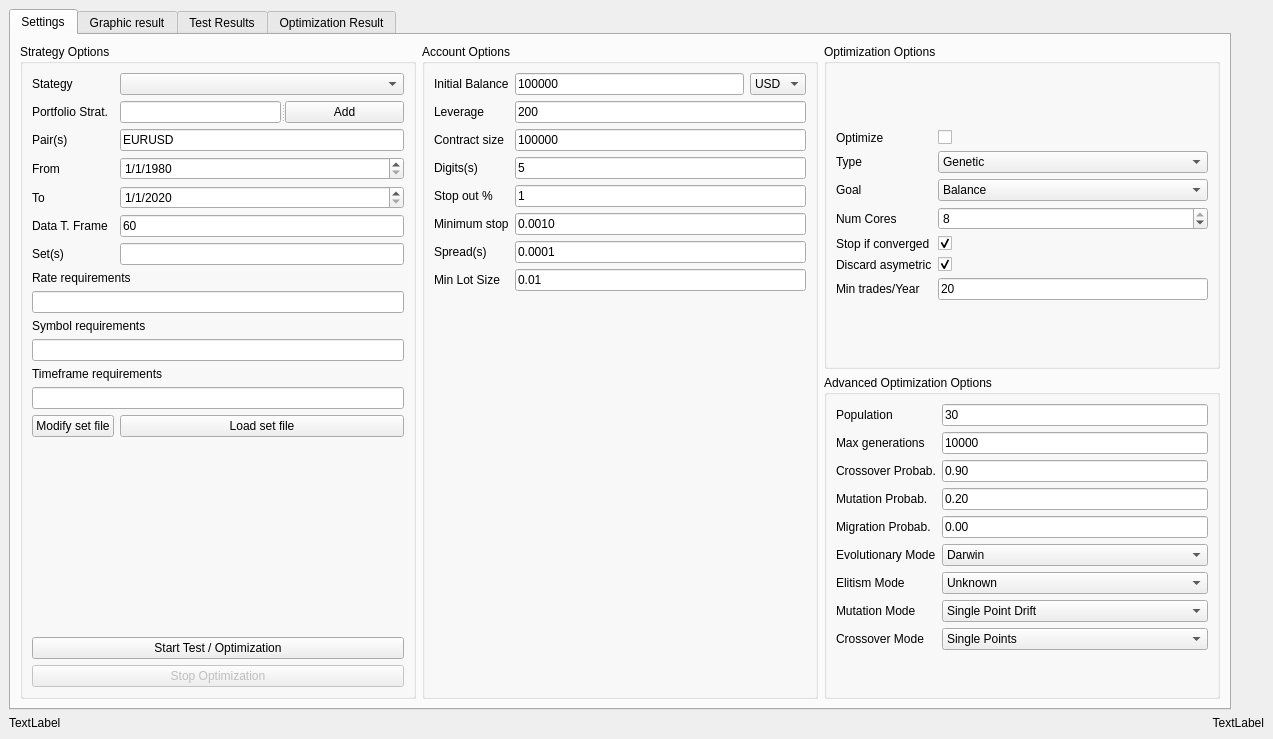
<?xml version="1.0" encoding="UTF-8"?>
<ui version="4.0">
 <class>MainWindow</class>
 <widget class="QMainWindow" name="MainWindow">
  <property name="geometry">
   <rect>
    <x>0</x>
    <y>0</y>
    <width>1273</width>
    <height>739</height>
   </rect>
  </property>
  <property name="minimumSize">
   <size>
    <width>800</width>
    <height>600</height>
   </size>
  </property>
  <property name="windowTitle">
   <string>Asirikuy Visual Tester</string>
  </property>
  <widget class="QWidget" name="centralWidget">
   <layout class="QGridLayout" name="gridLayout_9">
    <item row="0" column="0" colspan="2">
     <widget class="QTabWidget" name="tabWidget">
      <property name="sizePolicy">
       <sizepolicy hsizetype="Maximum" vsizetype="Expanding">
        <horstretch>0</horstretch>
        <verstretch>0</verstretch>
       </sizepolicy>
      </property>
      <property name="tabShape">
       <enum>QTabWidget::Rounded</enum>
      </property>
      <property name="currentIndex">
       <number>0</number>
      </property>
      <property name="tabsClosable">
       <bool>false</bool>
      </property>
      <widget class="QWidget" name="tab_4">
       <attribute name="title">
        <string>Settings</string>
       </attribute>
       <layout class="QGridLayout" name="gridLayout_2">
        <item row="1" column="2">
         <widget class="QGroupBox" name="groupBox_4">
          <property name="title">
           <string>Advanced Optimization Options</string>
          </property>
          <layout class="QGridLayout" name="gridLayout_6">
           <item row="0" column="0">
            <layout class="QFormLayout" name="formLayout_3">
             <item row="0" column="0">
              <widget class="QLabel" name="label_28">
               <property name="text">
                <string>Population</string>
               </property>
              </widget>
             </item>
             <item row="0" column="1">
              <widget class="QLineEdit" name="editPopulation">
               <property name="text">
                <string>30</string>
               </property>
              </widget>
             </item>
             <item row="1" column="0">
              <widget class="QLabel" name="label_29">
               <property name="text">
                <string>Max generations</string>
               </property>
              </widget>
             </item>
             <item row="1" column="1">
              <widget class="QLineEdit" name="editMaxGenerations">
               <property name="toolTip">
                <string>Max number of generations. 0 for unlimited</string>
               </property>
               <property name="text">
                <string>10000</string>
               </property>
              </widget>
             </item>
             <item row="2" column="0">
              <widget class="QLabel" name="label_30">
               <property name="text">
                <string>Crossover Probab.</string>
               </property>
              </widget>
             </item>
             <item row="2" column="1">
              <widget class="QLineEdit" name="editCrossoverProbability">
               <property name="text">
                <string>0.90</string>
               </property>
              </widget>
             </item>
             <item row="3" column="0">
              <widget class="QLabel" name="label_31">
               <property name="text">
                <string>Mutation Probab.</string>
               </property>
              </widget>
             </item>
             <item row="3" column="1">
              <widget class="QLineEdit" name="editMutationProbability">
               <property name="text">
                <string>0.20</string>
               </property>
              </widget>
             </item>
             <item row="4" column="0">
              <widget class="QLabel" name="label_32">
               <property name="text">
                <string>Migration Probab.</string>
               </property>
              </widget>
             </item>
             <item row="4" column="1">
              <widget class="QLineEdit" name="editMigrationProbability">
               <property name="text">
                <string>0.00</string>
               </property>
              </widget>
             </item>
             <item row="5" column="0">
              <widget class="QLabel" name="label_33">
               <property name="text">
                <string>Evolutionary Mode</string>
               </property>
              </widget>
             </item>
             <item row="6" column="0">
              <widget class="QLabel" name="label_34">
               <property name="text">
                <string>Elitism Mode</string>
               </property>
              </widget>
             </item>
             <item row="7" column="0">
              <widget class="QLabel" name="label_35">
               <property name="text">
                <string>Mutation Mode</string>
               </property>
              </widget>
             </item>
             <item row="8" column="0">
              <widget class="QLabel" name="label_36">
               <property name="text">
                <string>Crossover Mode</string>
               </property>
              </widget>
             </item>
             <item row="6" column="1">
              <widget class="QComboBox" name="comboElitismMode">
               <item>
                <property name="text">
                 <string>Unknown</string>
                </property>
               </item>
               <item>
                <property name="text">
                 <string>Parents Survive</string>
                </property>
               </item>
               <item>
                <property name="text">
                 <string>One Parent Survive</string>
                </property>
               </item>
               <item>
                <property name="text">
                 <string>Parents Die</string>
                </property>
               </item>
               <item>
                <property name="text">
                 <string>Rescore Parents</string>
                </property>
               </item>
              </widget>
             </item>
             <item row="7" column="1">
              <widget class="QComboBox" name="comboMutationMode">
               <item>
                <property name="text">
                 <string>Single Point Drift</string>
                </property>
               </item>
               <item>
                <property name="text">
                 <string>Single Point Randomize</string>
                </property>
               </item>
               <item>
                <property name="text">
                 <string>Multipoint</string>
                </property>
               </item>
               <item>
                <property name="text">
                 <string>All Point</string>
                </property>
               </item>
              </widget>
             </item>
             <item row="8" column="1">
              <widget class="QComboBox" name="comboCrossoverMode">
               <item>
                <property name="text">
                 <string>Single Points</string>
                </property>
               </item>
               <item>
                <property name="text">
                 <string>Double Points</string>
                </property>
               </item>
               <item>
                <property name="text">
                 <string>Mean</string>
                </property>
               </item>
               <item>
                <property name="text">
                 <string>Mixing</string>
                </property>
               </item>
               <item>
                <property name="text">
                 <string>Allele Mixing</string>
                </property>
               </item>
              </widget>
             </item>
             <item row="5" column="1">
              <widget class="QComboBox" name="comboEvolutionaryMode">
               <item>
                <property name="text">
                 <string>Darwin</string>
                </property>
               </item>
               <item>
                <property name="text">
                 <string>Lamarck Parents</string>
                </property>
               </item>
               <item>
                <property name="text">
                 <string>Lamarck Children</string>
                </property>
               </item>
               <item>
                <property name="text">
                 <string>Lamarck All</string>
                </property>
               </item>
               <item>
                <property name="text">
                 <string>Baldwin Parents</string>
                </property>
               </item>
               <item>
                <property name="text">
                 <string>Baldwin Children</string>
                </property>
               </item>
               <item>
                <property name="text">
                 <string>Baldwin All</string>
                </property>
               </item>
              </widget>
             </item>
            </layout>
           </item>
          </layout>
         </widget>
        </item>
        <item row="0" column="1" rowspan="2">
         <widget class="QGroupBox" name="groupBox_3">
          <property name="title">
           <string>Account Options</string>
          </property>
          <layout class="QHBoxLayout" name="horizontalLayout_5">
           <item>
            <layout class="QFormLayout" name="formLayout_5">
             <property name="fieldGrowthPolicy">
              <enum>QFormLayout::AllNonFixedFieldsGrow</enum>
             </property>
             <item row="1" column="0">
              <widget class="QLabel" name="label_17">
               <property name="text">
                <string>Initial Balance</string>
               </property>
              </widget>
             </item>
             <item row="1" column="1">
              <layout class="QHBoxLayout" name="horizontalLayout_4">
               <item>
                <widget class="QLineEdit" name="editBalance">
                 <property name="text">
                  <string>100000</string>
                 </property>
                </widget>
               </item>
               <item>
                <widget class="QComboBox" name="comboAccountCurrency">
                 <item>
                  <property name="text">
                   <string>USD</string>
                  </property>
                 </item>
                 <item>
                  <property name="text">
                   <string>EUR</string>
                  </property>
                 </item>
                 <item>
                  <property name="text">
                   <string>GBP</string>
                  </property>
                 </item>
                 <item>
                  <property name="text">
                   <string>CHF</string>
                  </property>
                 </item>
                 <item>
                  <property name="text">
                   <string>JPY</string>
                  </property>
                 </item>
                 <item>
                  <property name="text">
                   <string>AUD</string>
                  </property>
                 </item>
                 <item>
                  <property name="text">
                   <string>CAD</string>
                  </property>
                 </item>
                </widget>
               </item>
              </layout>
             </item>
             <item row="2" column="0">
              <widget class="QLabel" name="label_18">
               <property name="text">
                <string>Leverage</string>
               </property>
              </widget>
             </item>
             <item row="2" column="1">
              <widget class="QLineEdit" name="editLeverage">
               <property name="text">
                <string>200</string>
               </property>
              </widget>
             </item>
             <item row="3" column="0">
              <widget class="QLabel" name="label_19">
               <property name="text">
                <string>Contract size</string>
               </property>
              </widget>
             </item>
             <item row="3" column="1">
              <widget class="QLineEdit" name="editContractSize">
               <property name="text">
                <string>100000</string>
               </property>
              </widget>
             </item>
             <item row="4" column="0">
              <widget class="QLabel" name="label_20">
               <property name="text">
                <string>Digits(s)</string>
               </property>
              </widget>
             </item>
             <item row="5" column="0">
              <widget class="QLabel" name="label_21">
               <property name="text">
                <string>Stop out %</string>
               </property>
              </widget>
             </item>
             <item row="5" column="1">
              <widget class="QLineEdit" name="editStopOut">
               <property name="text">
                <string>1</string>
               </property>
              </widget>
             </item>
             <item row="6" column="0">
              <widget class="QLabel" name="label_22">
               <property name="text">
                <string>Minimum stop</string>
               </property>
              </widget>
             </item>
             <item row="7" column="0">
              <widget class="QLabel" name="label_23">
               <property name="text">
                <string>Spread(s)</string>
               </property>
              </widget>
             </item>
             <item row="7" column="1">
              <widget class="QLineEdit" name="editSpread">
               <property name="text">
                <string>0.0001</string>
               </property>
              </widget>
             </item>
             <item row="4" column="1">
              <widget class="QLineEdit" name="editDigits">
               <property name="text">
                <string>5</string>
               </property>
              </widget>
             </item>
             <item row="8" column="0">
              <widget class="QLabel" name="label_40">
               <property name="text">
                <string>Min Lot Size</string>
               </property>
              </widget>
             </item>
             <item row="8" column="1">
              <widget class="QLineEdit" name="editMinLotSize">
               <property name="text">
                <string>0.01</string>
               </property>
              </widget>
             </item>
             <item row="6" column="1">
              <widget class="QLineEdit" name="editMinimumStop">
               <property name="text">
                <string>0.0010</string>
               </property>
              </widget>
             </item>
            </layout>
           </item>
          </layout>
         </widget>
        </item>
        <item row="0" column="2">
         <widget class="QGroupBox" name="groupBox_2">
          <property name="title">
           <string>Optimization Options</string>
          </property>
          <layout class="QGridLayout" name="gridLayout_7">
           <item row="0" column="0">
            <layout class="QGridLayout" name="gridLayout_5">
             <item row="0" column="0">
              <widget class="QLabel" name="label_9">
               <property name="text">
                <string>Optimize</string>
               </property>
              </widget>
             </item>
             <item row="0" column="1">
              <widget class="QCheckBox" name="checkOptimize">
               <property name="text">
                <string/>
               </property>
               <property name="checked">
                <bool>false</bool>
               </property>
              </widget>
             </item>
             <item row="1" column="0">
              <widget class="QLabel" name="label_10">
               <property name="text">
                <string>Type</string>
               </property>
              </widget>
             </item>
             <item row="1" column="1">
              <widget class="QComboBox" name="comboOptimizationType">
               <property name="currentIndex">
                <number>1</number>
               </property>
               <item>
                <property name="text">
                 <string>Brute Force</string>
                </property>
               </item>
               <item>
                <property name="text">
                 <string>Genetic</string>
                </property>
               </item>
              </widget>
             </item>
             <item row="2" column="0">
              <widget class="QLabel" name="label_12">
               <property name="text">
                <string>Goal</string>
               </property>
              </widget>
             </item>
             <item row="2" column="1">
              <widget class="QComboBox" name="comboGoal">
               <item>
                <property name="text">
                 <string>Balance</string>
                </property>
               </item>
               <item>
                <property name="text">
                 <string>Max DD</string>
                </property>
               </item>
               <item>
                <property name="text">
                 <string>Max DD Length</string>
                </property>
               </item>
               <item>
                <property name="text">
                 <string>Profit Factor</string>
                </property>
               </item>
               <item>
                <property name="text">
                 <string>R2</string>
                </property>
               </item>
               <item>
                <property name="text">
                 <string>Ulcer Index</string>
                </property>
               </item>
              </widget>
             </item>
             <item row="3" column="0">
              <widget class="QLabel" name="label_11">
               <property name="text">
                <string>Num Cores</string>
               </property>
              </widget>
             </item>
             <item row="3" column="1">
              <widget class="QSpinBox" name="spinNumCores">
               <property name="minimum">
                <number>1</number>
               </property>
               <property name="maximum">
                <number>8</number>
               </property>
               <property name="value">
                <number>8</number>
               </property>
              </widget>
             </item>
             <item row="4" column="0">
              <widget class="QLabel" name="label_24">
               <property name="text">
                <string>Stop if converged</string>
               </property>
              </widget>
             </item>
             <item row="4" column="1">
              <widget class="QCheckBox" name="checkStopIfConverged">
               <property name="text">
                <string/>
               </property>
               <property name="checked">
                <bool>true</bool>
               </property>
              </widget>
             </item>
             <item row="5" column="0">
              <widget class="QLabel" name="label_25">
               <property name="text">
                <string>Discard asymetric</string>
               </property>
              </widget>
             </item>
             <item row="5" column="1">
              <widget class="QCheckBox" name="checkDiscardAsymetric">
               <property name="text">
                <string/>
               </property>
               <property name="checked">
                <bool>true</bool>
               </property>
              </widget>
             </item>
             <item row="6" column="0">
              <widget class="QLabel" name="label_26">
               <property name="text">
                <string>Min trades/Year</string>
               </property>
              </widget>
             </item>
             <item row="6" column="1">
              <widget class="QLineEdit" name="editMinTrades">
               <property name="text">
                <string>20</string>
               </property>
              </widget>
             </item>
            </layout>
           </item>
          </layout>
         </widget>
        </item>
        <item row="0" column="0" rowspan="2">
         <widget class="QGroupBox" name="groupBox">
          <property name="title">
           <string>Strategy Options</string>
          </property>
          <layout class="QGridLayout" name="gridLayout_3">
           <item row="0" column="0">
            <layout class="QFormLayout" name="formLayout">
             <property name="fieldGrowthPolicy">
              <enum>QFormLayout::AllNonFixedFieldsGrow</enum>
             </property>
             <item row="0" column="0">
              <widget class="QLabel" name="label">
               <property name="text">
                <string>Stategy</string>
               </property>
              </widget>
             </item>
             <item row="0" column="1">
              <widget class="QComboBox" name="comboStrategy">
               <property name="currentIndex">
                <number>-1</number>
               </property>
              </widget>
             </item>
             <item row="1" column="0">
              <widget class="QLabel" name="label_38">
               <property name="text">
                <string>Portfolio Strat.</string>
               </property>
              </widget>
             </item>
             <item row="1" column="1">
              <widget class="QSplitter" name="splitter">
               <property name="orientation">
                <enum>Qt::Horizontal</enum>
               </property>
               <widget class="QLineEdit" name="editPortfolioStrategies"/>
               <widget class="QPushButton" name="buttonAddStrategy">
                <property name="text">
                 <string>Add</string>
                </property>
               </widget>
              </widget>
             </item>
             <item row="2" column="0">
              <widget class="QLabel" name="label_2">
               <property name="text">
                <string>Pair(s)</string>
               </property>
              </widget>
             </item>
             <item row="2" column="1">
              <widget class="QLineEdit" name="editPair">
               <property name="text">
                <string>EURUSD</string>
               </property>
              </widget>
             </item>
             <item row="3" column="0">
              <widget class="QLabel" name="label_3">
               <property name="text">
                <string>From</string>
               </property>
              </widget>
             </item>
             <item row="3" column="1">
              <layout class="QHBoxLayout" name="horizontalLayout_2">
               <item>
                <widget class="QDateEdit" name="dateFrom">
                 <property name="dateTime">
                  <datetime>
                   <hour>0</hour>
                   <minute>0</minute>
                   <second>0</second>
                   <year>1980</year>
                   <month>1</month>
                   <day>1</day>
                  </datetime>
                 </property>
                 <property name="displayFormat">
                  <string>d/M/yyyy</string>
                 </property>
                 <property name="date">
                  <date>
                   <year>1980</year>
                   <month>1</month>
                   <day>1</day>
                  </date>
                 </property>
                </widget>
               </item>
              </layout>
             </item>
             <item row="4" column="0">
              <widget class="QLabel" name="label_4">
               <property name="text">
                <string>To</string>
               </property>
              </widget>
             </item>
             <item row="4" column="1">
              <layout class="QHBoxLayout" name="horizontalLayout_3">
               <item>
                <widget class="QDateEdit" name="dateTo">
                 <property name="dateTime">
                  <datetime>
                   <hour>0</hour>
                   <minute>0</minute>
                   <second>0</second>
                   <year>2020</year>
                   <month>1</month>
                   <day>1</day>
                  </datetime>
                 </property>
                 <property name="displayFormat">
                  <string>d/M/yyyy</string>
                 </property>
                 <property name="date">
                  <date>
                   <year>2020</year>
                   <month>1</month>
                   <day>1</day>
                  </date>
                 </property>
                </widget>
               </item>
              </layout>
             </item>
             <item row="5" column="0">
              <widget class="QLabel" name="label_39">
               <property name="text">
                <string>Data T. Frame</string>
               </property>
              </widget>
             </item>
             <item row="5" column="1">
              <widget class="QLineEdit" name="editDataTF">
               <property name="text">
                <string>60</string>
               </property>
              </widget>
             </item>
             <item row="6" column="0">
              <widget class="QLabel" name="label_37">
               <property name="text">
                <string>Set(s)</string>
               </property>
              </widget>
             </item>
             <item row="6" column="1">
              <widget class="QLineEdit" name="editSet"/>
             </item>
             <item row="8" column="0" colspan="2">
              <widget class="QLabel" name="label_41">
               <property name="text">
                <string>Rate requirements</string>
               </property>
              </widget>
             </item>
             <item row="9" column="0" colspan="2">
              <widget class="QLineEdit" name="editRateRequirements"/>
             </item>
             <item row="10" column="0" colspan="2">
              <widget class="QLabel" name="label_42">
               <property name="text">
                <string>Symbol requirements</string>
               </property>
              </widget>
             </item>
             <item row="11" column="0" colspan="2">
              <widget class="QLineEdit" name="editSymbolRequirements"/>
             </item>
             <item row="13" column="0" colspan="2">
              <widget class="QLineEdit" name="editTimeFrameRequirements"/>
             </item>
             <item row="12" column="0" colspan="2">
              <widget class="QLabel" name="label_43">
               <property name="text">
                <string>Timeframe requirements</string>
               </property>
              </widget>
             </item>
             <item row="14" column="0">
              <widget class="QPushButton" name="buttonModifySetFile">
               <property name="text">
                <string>Modify set file</string>
               </property>
              </widget>
             </item>
             <item row="14" column="1">
              <widget class="QPushButton" name="buttonLoadSetFile">
               <property name="text">
                <string>Load set file</string>
               </property>
              </widget>
             </item>
            </layout>
           </item>
           <item row="1" column="0">
            <widget class="QPushButton" name="buttonStartTest">
             <property name="text">
              <string>Start Test / Optimization</string>
             </property>
            </widget>
           </item>
           <item row="2" column="0">
            <widget class="QPushButton" name="buttonStopOptimization">
             <property name="enabled">
              <bool>false</bool>
             </property>
             <property name="text">
              <string>Stop Optimization</string>
             </property>
            </widget>
           </item>
          </layout>
         </widget>
        </item>
       </layout>
      </widget>
      <widget class="QWidget" name="tab">
       <attribute name="title">
        <string>Graphic result</string>
       </attribute>
       <layout class="QGridLayout" name="gridLayout_4">
        <item row="0" column="0">
         <widget class="QGraphicsView" name="graphicsView">
          <property name="sizePolicy">
           <sizepolicy hsizetype="Maximum" vsizetype="Expanding">
            <horstretch>0</horstretch>
            <verstretch>0</verstretch>
           </sizepolicy>
          </property>
          <property name="minimumSize">
           <size>
            <width>1200</width>
            <height>0</height>
           </size>
          </property>
          <property name="transformationAnchor">
           <enum>QGraphicsView::AnchorViewCenter</enum>
          </property>
          <property name="resizeAnchor">
           <enum>QGraphicsView::AnchorViewCenter</enum>
          </property>
         </widget>
        </item>
       </layout>
      </widget>
      <widget class="QWidget" name="tab_2">
       <attribute name="title">
        <string>Test Results</string>
       </attribute>
       <layout class="QGridLayout" name="gridLayout_8">
        <item row="0" column="0">
         <layout class="QFormLayout" name="formLayout_2">
          <item row="0" column="0">
           <widget class="QLabel" name="label_5">
            <property name="text">
             <string>Total Trades</string>
            </property>
           </widget>
          </item>
          <item row="0" column="1">
           <widget class="QLabel" name="labelTotalTrades">
            <property name="text">
             <string/>
            </property>
           </widget>
          </item>
          <item row="1" column="0">
           <widget class="QLabel" name="label_6">
            <property name="text">
             <string>Longs</string>
            </property>
           </widget>
          </item>
          <item row="1" column="1">
           <widget class="QLabel" name="labelLongs">
            <property name="text">
             <string/>
            </property>
           </widget>
          </item>
          <item row="2" column="0">
           <widget class="QLabel" name="label_7">
            <property name="text">
             <string>Shorts</string>
            </property>
           </widget>
          </item>
          <item row="2" column="1">
           <widget class="QLabel" name="labelShorts">
            <property name="text">
             <string/>
            </property>
           </widget>
          </item>
         </layout>
        </item>
        <item row="0" column="1">
         <layout class="QFormLayout" name="formLayout_4">
          <item row="0" column="0">
           <widget class="QLabel" name="label_8">
            <property name="text">
             <string>Final Balance</string>
            </property>
           </widget>
          </item>
          <item row="0" column="1">
           <widget class="QLabel" name="labelFinalBalance">
            <property name="text">
             <string/>
            </property>
           </widget>
          </item>
          <item row="1" column="0">
           <widget class="QLabel" name="label_13">
            <property name="text">
             <string>Max DD</string>
            </property>
           </widget>
          </item>
          <item row="1" column="1">
           <widget class="QLabel" name="labelMaxDD">
            <property name="text">
             <string/>
            </property>
           </widget>
          </item>
          <item row="2" column="0">
           <widget class="QLabel" name="label_14">
            <property name="text">
             <string>Max DD Length</string>
            </property>
           </widget>
          </item>
          <item row="2" column="1">
           <widget class="QLabel" name="labelMaxDDLength">
            <property name="text">
             <string/>
            </property>
           </widget>
          </item>
         </layout>
        </item>
        <item row="0" column="2">
         <layout class="QFormLayout" name="formLayout_6">
          <item row="0" column="0">
           <widget class="QLabel" name="label_15">
            <property name="text">
             <string>Profit Factor</string>
            </property>
           </widget>
          </item>
          <item row="0" column="1">
           <widget class="QLabel" name="labelPF">
            <property name="text">
             <string/>
            </property>
           </widget>
          </item>
          <item row="1" column="0">
           <widget class="QLabel" name="label_16">
            <property name="text">
             <string>R2</string>
            </property>
           </widget>
          </item>
          <item row="1" column="1">
           <widget class="QLabel" name="labelR2">
            <property name="text">
             <string/>
            </property>
           </widget>
          </item>
          <item row="2" column="0">
           <widget class="QLabel" name="label_27">
            <property name="text">
             <string>Ulcer Index</string>
            </property>
           </widget>
          </item>
          <item row="2" column="1">
           <widget class="QLabel" name="labelUlcerIndex">
            <property name="text">
             <string/>
            </property>
           </widget>
          </item>
         </layout>
        </item>
        <item row="1" column="0" colspan="3">
         <widget class="QTableWidget" name="tableTest">
          <property name="editTriggers">
           <set>QAbstractItemView::NoEditTriggers</set>
          </property>
          <property name="alternatingRowColors">
           <bool>true</bool>
          </property>
          <property name="selectionMode">
           <enum>QAbstractItemView::SingleSelection</enum>
          </property>
          <property name="selectionBehavior">
           <enum>QAbstractItemView::SelectRows</enum>
          </property>
          <property name="sortingEnabled">
           <bool>false</bool>
          </property>
          <property name="rowCount">
           <number>0</number>
          </property>
          <property name="columnCount">
           <number>14</number>
          </property>
          <attribute name="horizontalHeaderDefaultSectionSize">
           <number>70</number>
          </attribute>
          <attribute name="horizontalHeaderMinimumSectionSize">
           <number>30</number>
          </attribute>
          <attribute name="horizontalHeaderShowSortIndicator" stdset="0">
           <bool>false</bool>
          </attribute>
          <attribute name="horizontalHeaderStretchLastSection">
           <bool>true</bool>
          </attribute>
          <attribute name="verticalHeaderVisible">
           <bool>false</bool>
          </attribute>
          <attribute name="verticalHeaderDefaultSectionSize">
           <number>20</number>
          </attribute>
          <attribute name="verticalHeaderHighlightSections">
           <bool>false</bool>
          </attribute>
          <attribute name="verticalHeaderStretchLastSection">
           <bool>false</bool>
          </attribute>
          <column>
           <property name="text">
            <string>Order</string>
           </property>
          </column>
          <column>
           <property name="text">
            <string>Type</string>
           </property>
          </column>
          <column>
           <property name="text">
            <string>Open Time</string>
           </property>
          </column>
          <column>
           <property name="text">
            <string>Close Time</string>
           </property>
          </column>
          <column>
           <property name="text">
            <string>Open Price</string>
           </property>
          </column>
          <column>
           <property name="text">
            <string>Close Price</string>
           </property>
          </column>
          <column>
           <property name="text">
            <string>Lots</string>
           </property>
          </column>
          <column>
           <property name="text">
            <string>Profit</string>
           </property>
          </column>
          <column>
           <property name="text">
            <string>SL</string>
           </property>
          </column>
          <column>
           <property name="text">
            <string>TP</string>
           </property>
          </column>
          <column>
           <property name="text">
            <string>Balance</string>
           </property>
          </column>
          <column>
           <property name="text">
            <string>ID</string>
           </property>
          </column>
          <column>
           <property name="text">
            <string>Symbol</string>
           </property>
          </column>
          <column>
           <property name="text">
            <string>Swap</string>
           </property>
          </column>
         </widget>
        </item>
       </layout>
      </widget>
      <widget class="QWidget" name="tab_3">
       <attribute name="title">
        <string>Optimization Result</string>
       </attribute>
       <layout class="QGridLayout" name="gridLayout">
        <item row="0" column="0">
         <widget class="QTableWidget" name="tableOptimization">
          <property name="editTriggers">
           <set>QAbstractItemView::NoEditTriggers</set>
          </property>
          <property name="alternatingRowColors">
           <bool>true</bool>
          </property>
          <property name="selectionMode">
           <enum>QAbstractItemView::SingleSelection</enum>
          </property>
          <property name="selectionBehavior">
           <enum>QAbstractItemView::SelectRows</enum>
          </property>
          <property name="sortingEnabled">
           <bool>false</bool>
          </property>
          <property name="rowCount">
           <number>0</number>
          </property>
          <property name="columnCount">
           <number>11</number>
          </property>
          <attribute name="horizontalHeaderDefaultSectionSize">
           <number>70</number>
          </attribute>
          <attribute name="horizontalHeaderMinimumSectionSize">
           <number>30</number>
          </attribute>
          <attribute name="horizontalHeaderShowSortIndicator" stdset="0">
           <bool>false</bool>
          </attribute>
          <attribute name="horizontalHeaderStretchLastSection">
           <bool>true</bool>
          </attribute>
          <attribute name="verticalHeaderVisible">
           <bool>false</bool>
          </attribute>
          <attribute name="verticalHeaderDefaultSectionSize">
           <number>20</number>
          </attribute>
          <attribute name="verticalHeaderHighlightSections">
           <bool>false</bool>
          </attribute>
          <attribute name="verticalHeaderStretchLastSection">
           <bool>false</bool>
          </attribute>
          <column>
           <property name="text">
            <string>Iteration</string>
           </property>
          </column>
          <column>
           <property name="text">
            <string>Num Trades</string>
           </property>
          </column>
          <column>
           <property name="text">
            <string>Profit</string>
           </property>
          </column>
          <column>
           <property name="text">
            <string>max DD</string>
           </property>
          </column>
          <column>
           <property name="text">
            <string>DD Length</string>
           </property>
          </column>
          <column>
           <property name="text">
            <string>PF</string>
           </property>
          </column>
          <column>
           <property name="text">
            <string>R2</string>
           </property>
          </column>
          <column>
           <property name="text">
            <string>Ulcer Index</string>
           </property>
          </column>
          <column>
           <property name="text">
            <string>Shorts</string>
           </property>
          </column>
          <column>
           <property name="text">
            <string>Longs</string>
           </property>
          </column>
          <column>
           <property name="text">
            <string>Parameters</string>
           </property>
          </column>
         </widget>
        </item>
       </layout>
      </widget>
     </widget>
    </item>
    <item row="1" column="0">
     <widget class="QLabel" name="labelInfo">
      <property name="text">
       <string>TextLabel</string>
      </property>
     </widget>
    </item>
    <item row="1" column="1">
     <widget class="QLabel" name="labelVersions">
      <property name="layoutDirection">
       <enum>Qt::LeftToRight</enum>
      </property>
      <property name="text">
       <string>TextLabel</string>
      </property>
      <property name="alignment">
       <set>Qt::AlignRight|Qt::AlignTrailing|Qt::AlignVCenter</set>
      </property>
     </widget>
    </item>
   </layout>
   <zorder>tabWidget</zorder>
   <zorder>labelVersions</zorder>
   <zorder>labelInfo</zorder>
  </widget>
 </widget>
 <resources/>
 <connections/>
</ui>
